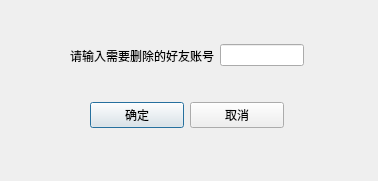
<?xml version="1.0" encoding="UTF-8"?>
<ui version="4.0">
 <class>DeleteFriend</class>
 <widget class="QDialog" name="DeleteFriend">
  <property name="geometry">
   <rect>
    <x>0</x>
    <y>0</y>
    <width>378</width>
    <height>181</height>
   </rect>
  </property>
  <property name="windowTitle">
   <string>Dialog</string>
  </property>
  <widget class="QWidget" name="layoutWidget">
   <property name="geometry">
    <rect>
     <x>70</x>
     <y>40</y>
     <width>234</width>
     <height>31</height>
    </rect>
   </property>
   <layout class="QHBoxLayout" name="horizontalLayout">
    <item>
     <widget class="QLabel" name="label">
      <property name="text">
       <string>请输入需要删除的好友账号</string>
      </property>
     </widget>
    </item>
    <item>
     <widget class="QLineEdit" name="lineEdit"/>
    </item>
   </layout>
  </widget>
  <widget class="QWidget" name="layoutWidget">
   <property name="geometry">
    <rect>
     <x>90</x>
     <y>100</y>
     <width>194</width>
     <height>31</height>
    </rect>
   </property>
   <layout class="QHBoxLayout" name="horizontalLayout_2">
    <item>
     <widget class="QPushButton" name="pushButton">
      <property name="text">
       <string>确定</string>
      </property>
     </widget>
    </item>
    <item>
     <widget class="QPushButton" name="pushButton_2">
      <property name="text">
       <string>取消</string>
      </property>
     </widget>
    </item>
   </layout>
  </widget>
 </widget>
 <resources/>
 <connections/>
</ui>
